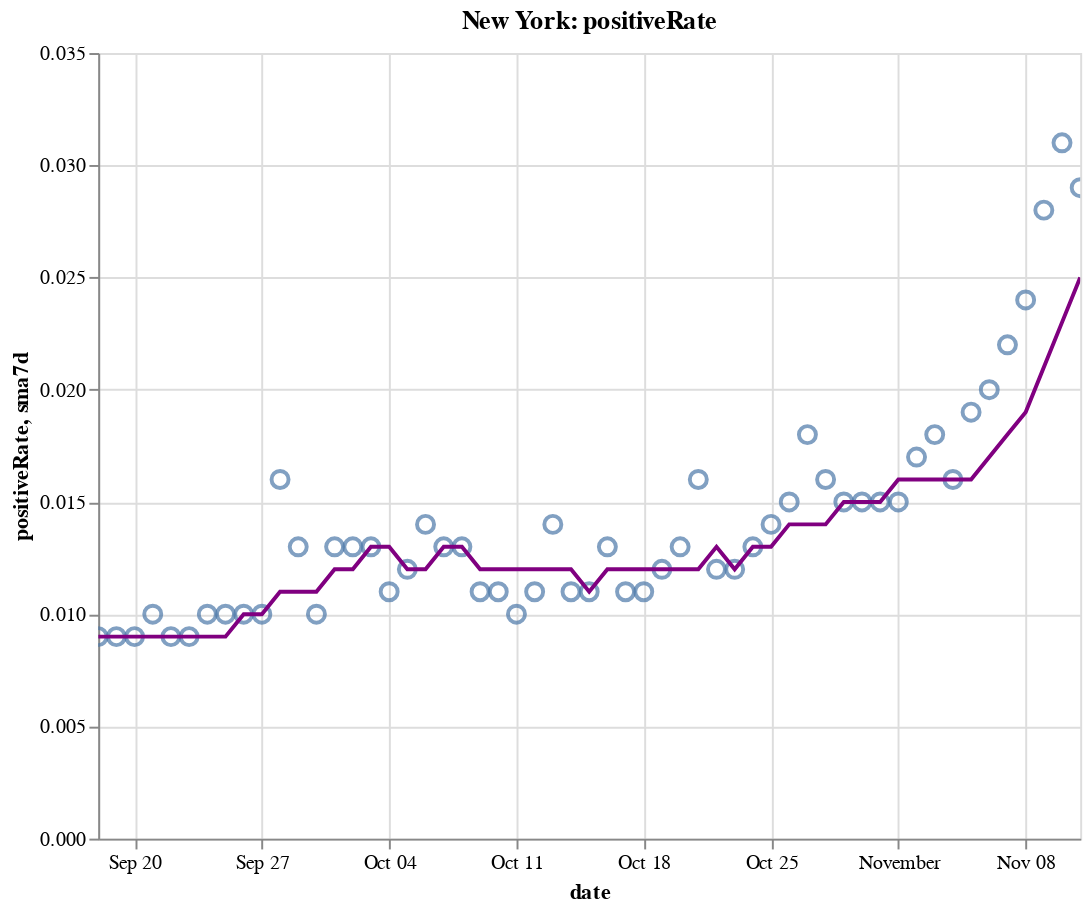

Write notebook code for a chart like this one.
### Code cell
create_plot(ny, 'positiveRate')

### Figure 1 — Vega-Lite specification as saved in the notebook (floating-point values rounded to 4 significant figures)
{"config": {"view": {"continuousWidth": 400, "continuousHeight": 300}}, "layer": [{"layer": [{"mark": {"type": "point", "size": 75}, "encoding": {"tooltip": [{"type": "temporal", "field": "date"}, {"type": "quantitative", "field": "positiveRate"}, {"type": "quantitative", "field": "sma7d"}], "x": {"type": "temporal", "field": "date"}, "y": {"type": "quantitative", "field": "positiveRate"}}, "selection": {"selector010": {"type": "interval", "bind": "scales", "encodings": ["x", "y"]}}}, {"mark": {"type": "line", "color": "purple"}, "encoding": {"x": {"type": "temporal", "field": "date"}, "y": {"type": "quantitative", "field": "sma7d"}}}]}, {"mark": {"type": "rule", "color": "#aaa"}, "encoding": {"x": {"type": "temporal", "field": "date"}}, "transform": [{"filter": {"selection": "selector009"}}]}, {"mark": "circle", "encoding": {"opacity": {"condition": {"value": 1, "selection": "selector009"}, "value": 0}, "tooltip": [{"type": "temporal", "field": "date"}, {"type": "quantitative", "field": "positiveRate"}, {"type": "quantitative", "field": "sma7d"}], "x": {"type": "temporal", "field": "date"}, "y": {"type": "quantitative", "field": "positiveRate"}}, "selection": {"selector009": {"type": "single", "encodings": ["x"], "on": "mouseover", "nearest": true, "empty": "none"}}}, {"mark": {"type": "text", "align": "left", "dx": 5, "dy": -5, "stroke": "white", "strokeWidth": 2}, "encoding": {"text": {"type": "quantitative", "field": "positiveRate"}, "tooltip": [{"type": "temporal", "field": "date"}, {"type": "quantitative", "field": "positiveRate"}, {"type": "quantitative", "field": "sma7d"}], "x": {"type": "temporal", "field": "date"}, "y": {"type": "quantitative", "field": "positiveRate"}}, "transform": [{"filter": {"selection": "selector009"}}]}, {"mark": {"type": "text", "align": "left", "dx": 5, "dy": -5}, "encoding": {"text": {"type": "quantitative", "field": "positiveRate"}, "tooltip": [{"type": "temporal", "field": "date"}, {"type": "quantitative", "field": "positiveRate"}, {"type": "quantitative", "field": "sma7d"}], "x": {"type": "temporal", "field": "date"}, "y": {"type": "quantitative", "field": "positiveRate"}}, "transform": [{"filter": {"selection": "selector009"}}]}], "data": {"name": "data-c852da030300e62aeab2cf479fe6b951"}, "height": 400, "title": "New York: positiveRate", "width": 500, "$schema": "https://vega.github.io/schema/vega-lite/v4.8.1.json", "datasets": {"data-c852da030300e62aeab2cf479fe6b951": [{"date": "2020-09-18T00:00:00", "totalTestResultsIncrease": 89730.0, "positiveIncrease": 790.0, "death": 25420.0, "deathIncrease": 10.0, "positiveRate": 0.009, "state": "New York", "sma7d": 0.009}, {"date": "2020-09-19T00:00:00", "totalTestResultsIncrease": 110400.0, "positiveIncrease": 986.0, "death": 25420.0, "deathIncrease": 2.0, "positiveRate": 0.009, "state": "New York", "sma7d": 0.009}, {"date": "2020-09-20T00:00:00", "totalTestResultsIncrease": 100400.0, "positiveIncrease": 862.0, "death": 25430.0, "deathIncrease": 2.0, "positiveRate": 0.009, "state": "New York", "sma7d": 0.009}, {"date": "2020-09-21T00:00:00", "totalTestResultsIncrease": 58320.0, "positiveIncrease": 573.0, "death": 25430.0, "deathIncrease": 1.0, "positiveRate": 0.01, "state": "New York", "sma7d": 0.009}, {"date": "2020-09-22T00:00:00", "totalTestResultsIncrease": 84000.0, "positiveIncrease": 754.0, "death": 25430.0, "deathIncrease": 4.0, "positiveRate": 0.009, "state": "New York", "sma7d": 0.009}, {"date": "2020-09-23T00:00:00", "totalTestResultsIncrease": 70930.0, "positiveIncrease": 665.0, "death": 25440.0, "deathIncrease": 5.0, "positiveRate": 0.009, "state": "New York", "sma7d": 0.009}, {"date": "2020-09-24T00:00:00", "totalTestResultsIncrease": 92950.0, "positiveIncrease": 955.0, "death": 25440.0, "deathIncrease": 2.0, "positiveRate": 0.01, "state": "New York", "sma7d": 0.009}, {"date": "2020-09-25T00:00:00", "totalTestResultsIncrease": 94820.0, "positiveIncrease": 908.0, "death": 25450.0, "deathIncrease": 7.0, "positiveRate": 0.01, "state": "New York", "sma7d": 0.009}, {"date": "2020-09-26T00:00:00", "totalTestResultsIncrease": 99950.0, "positiveIncrease": 1005.0, "death": 25450.0, "deathIncrease": 4.0, "positiveRate": 0.01, "state": "New York", "sma7d": 0.01}, {"date": "2020-09-27T00:00:00", "totalTestResultsIncrease": 84770.0, "positiveIncrease": 866.0, "death": 25460.0, "deathIncrease": 6.0, "positiveRate": 0.01, "state": "New York", "sma7d": 0.01}, {"date": "2020-09-28T00:00:00", "totalTestResultsIncrease": 52940.0, "positiveIncrease": 834.0, "death": 25470.0, "deathIncrease": 12.0, "positiveRate": 0.016, "state": "New York", "sma7d": 0.011}, {"date": "2020-09-29T00:00:00", "totalTestResultsIncrease": 88230.0, "positiveIncrease": 1189.0, "death": 25470.0, "deathIncrease": 2.0, "positiveRate": 0.013, "state": "New York", "sma7d": 0.011}, {"date": "2020-09-30T00:00:00", "totalTestResultsIncrease": 97960.0, "positiveIncrease": 1000.0, "death": 25480.0, "deathIncrease": 9.0, "positiveRate": 0.01, "state": "New York", "sma7d": 0.011}, {"date": "2020-10-01T00:00:00", "totalTestResultsIncrease": 109200.0, "positiveIncrease": 1382.0, "death": 25490.0, "deathIncrease": 11.0, "positiveRate": 0.013, "state": "New York", "sma7d": 0.012}, {"date": "2020-10-02T00:00:00", "totalTestResultsIncrease": 119500.0, "positiveIncrease": 1598.0, "death": 25500.0, "deathIncrease": 7.0, "positiveRate": 0.013, "state": "New York", "sma7d": 0.012}, {"date": "2020-10-03T00:00:00", "totalTestResultsIncrease": 134300.0, "positiveIncrease": 1731.0, "death": 25500.0, "deathIncrease": 8.0, "positiveRate": 0.013, "state": "New York", "sma7d": 0.013}, {"date": "2020-10-04T00:00:00", "totalTestResultsIncrease": 110300.0, "positiveIncrease": 1222.0, "death": 25520.0, "deathIncrease": 14.0, "positiveRate": 0.011, "state": "New York", "sma7d": 0.013}, {"date": "2020-10-05T00:00:00", "totalTestResultsIncrease": 76400.0, "positiveIncrease": 933.0, "death": 25530.0, "deathIncrease": 8.0, "positiveRate": 0.012, "state": "New York", "sma7d": 0.012}, {"date": "2020-10-06T00:00:00", "totalTestResultsIncrease": 96360.0, "positiveIncrease": 1393.0, "death": 25540.0, "deathIncrease": 9.0, "positiveRate": 0.014, "state": "New York", "sma7d": 0.012}, {"date": "2020-10-07T00:00:00", "totalTestResultsIncrease": 108200.0, "positiveIncrease": 1360.0, "death": 25540.0, "deathIncrease": 9.0, "positiveRate": 0.013, "state": "New York", "sma7d": 0.013}, {"date": "2020-10-08T00:00:00", "totalTestResultsIncrease": 145800.0, "positiveIncrease": 1836.0, "death": 25560.0, "deathIncrease": 10.0, "positiveRate": 0.013, "state": "New York", "sma7d": 0.013}, {"date": "2020-10-09T00:00:00", "totalTestResultsIncrease": 139300.0, "positiveIncrease": 1592.0, "death": 25560.0, "deathIncrease": 6.0, "positiveRate": 0.011, "state": "New York", "sma7d": 0.012}, {"date": "2020-10-10T00:00:00", "totalTestResultsIncrease": 134600.0, "positiveIncrease": 1447.0, "death": 25570.0, "deathIncrease": 8.0, "positiveRate": 0.011, "state": "New York", "sma7d": 0.012}, {"date": "2020-10-11T00:00:00", "totalTestResultsIncrease": 118300.0, "positiveIncrease": 1143.0, "death": 25570.0, "deathIncrease": 5.0, "positiveRate": 0.01, "state": "New York", "sma7d": 0.012}, {"date": "2020-10-12T00:00:00", "totalTestResultsIncrease": 91790.0, "positiveIncrease": 1029.0, "death": 25590.0, "deathIncrease": 13.0, "positiveRate": 0.011, "state": "New York", "sma7d": 0.012}, {"date": "2020-10-13T00:00:00", "totalTestResultsIncrease": 99070.0, "positiveIncrease": 1393.0, "death": 25600.0, "deathIncrease": 11.0, "positiveRate": 0.014, "state": "New York", "sma7d": 0.012}, {"date": "2020-10-14T00:00:00", "totalTestResultsIncrease": 111700.0, "positiveIncrease": 1232.0, "death": 25600.0, "deathIncrease": 7.0, "positiveRate": 0.011, "state": "New York", "sma7d": 0.012}, {"date": "2020-10-15T00:00:00", "totalTestResultsIncrease": 133200.0, "positiveIncrease": 1460.0, "death": 25620.0, "deathIncrease": 13.0, "positiveRate": 0.011, "state": "New York", "sma7d": 0.011}, {"date": "2020-10-16T00:00:00", "totalTestResultsIncrease": 136000.0, "positiveIncrease": 1707.0, "death": 25630.0, "deathIncrease": 10.0, "positiveRate": 0.013, "state": "New York", "sma7d": 0.012}, {"date": "2020-10-17T00:00:00", "totalTestResultsIncrease": 160000.0, "positiveIncrease": 1784.0, "death": 25640.0, "deathIncrease": 9.0, "positiveRate": 0.011, "state": "New York", "sma7d": 0.012}, {"date": "2020-10-18T00:00:00", "totalTestResultsIncrease": 128800.0, "positiveIncrease": 1390.0, "death": 25640.0, "deathIncrease": 7.0, "positiveRate": 0.011, "state": "New York", "sma7d": 0.012}, {"date": "2020-10-19T00:00:00", "totalTestResultsIncrease": 82010.0, "positiveIncrease": 998.0, "death": 25660.0, "deathIncrease": 15.0, "positiveRate": 0.012, "state": "New York", "sma7d": 0.012}, {"date": "2020-10-20T00:00:00", "totalTestResultsIncrease": 90540.0, "positiveIncrease": 1201.0, "death": 25670.0, "deathIncrease": 13.0, "positiveRate": 0.013, "state": "New York", "sma7d": 0.012}, {"date": "2020-10-21T00:00:00", "totalTestResultsIncrease": 124800.0, "positiveIncrease": 2026.0, "death": 25680.0, "deathIncrease": 7.0, "positiveRate": 0.016, "state": "New York", "sma7d": 0.012}, {"date": "2020-10-22T00:00:00", "totalTestResultsIncrease": 135300.0, "positiveIncrease": 1628.0, "death": 25690.0, "deathIncrease": 15.0, "positiveRate": 0.012, "state": "New York", "sma7d": 0.013}, {"date": "2020-10-23T00:00:00", "totalTestResultsIncrease": 141500.0, "positiveIncrease": 1637.0, "death": 25700.0, "deathIncrease": 11.0, "positiveRate": 0.012, "state": "New York", "sma7d": 0.012}, {"date": "2020-10-24T00:00:00", "totalTestResultsIncrease": 156900.0, "positiveIncrease": 2061.0, "death": 25720.0, "deathIncrease": 13.0, "positiveRate": 0.013, "state": "New York", "sma7d": 0.013}, {"date": "2020-10-25T00:00:00", "totalTestResultsIncrease": 120800.0, "positiveIncrease": 1632.0, "death": 25730.0, "deathIncrease": 12.0, "positiveRate": 0.014, "state": "New York", "sma7d": 0.013}, {"date": "2020-10-26T00:00:00", "totalTestResultsIncrease": 82120.0, "positiveIncrease": 1191.0, "death": 25740.0, "deathIncrease": 12.0, "positiveRate": 0.015, "state": "New York", "sma7d": 0.014}, {"date": "2020-10-27T00:00:00", "totalTestResultsIncrease": 111600.0, "positiveIncrease": 1991.0, "death": 25760.0, "deathIncrease": 16.0, "positiveRate": 0.018, "state": "New York", "sma7d": 0.014}, {"date": "2020-10-28T00:00:00", "totalTestResultsIncrease": 129700.0, "positiveIncrease": 2031.0, "death": 25770.0, "deathIncrease": 15.0, "positiveRate": 0.016, "state": "New York", "sma7d": 0.014}, {"date": "2020-10-29T00:00:00", "totalTestResultsIncrease": 168400.0, "positiveIncrease": 2499.0, "death": 25790.0, "deathIncrease": 19.0, "positiveRate": 0.015, "state": "New York", "sma7d": 0.015}, {"date": "2020-10-30T00:00:00", "totalTestResultsIncrease": 146900.0, "positiveIncrease": 2255.0, "death": 25800.0, "deathIncrease": 12.0, "positiveRate": 0.015, "state": "New York", "sma7d": 0.015}, {"date": "2020-10-31T00:00:00", "totalTestResultsIncrease": 137000.0, "positiveIncrease": 2049.0, "death": 25810.0, "deathIncrease": 3.0, "positiveRate": 0.015, "state": "New York", "sma7d": 0.015}, {"date": "2020-11-01T00:00:00", "totalTestResultsIncrease": 148900.0, "positiveIncrease": 2255.0, "death": 25820.0, "deathIncrease": 17.0, "positiveRate": 0.015, "state": "New York", "sma7d": 0.016}, {"date": "2020-11-02T00:00:00", "totalTestResultsIncrease": 96100.0, "positiveIncrease": 1633.0, "death": 25840.0, "deathIncrease": 14.0, "positiveRate": 0.017, "state": "New York", "sma7d": 0.016}, {"date": "2020-11-03T00:00:00", "totalTestResultsIncrease": 127900.0, "positiveIncrease": 2321.0, "death": 25850.0, "deathIncrease": 15.0, "positiveRate": 0.018, "state": "New York", "sma7d": 0.016}, {"date": "2020-11-04T00:00:00", "totalTestResultsIncrease": 133500.0, "positiveIncrease": 2126.0, "death": 25870.0, "deathIncrease": 15.0, "positiveRate": 0.016, "state": "New York", "sma7d": 0.016}, {"date": "2020-11-05T00:00:00", "totalTestResultsIncrease": 161000.0, "positiveIncrease": 2997.0, "death": 25890.0, "deathIncrease": 24.0, "positiveRate": 0.019, "state": "New York", "sma7d": 0.016}, {"date": "2020-11-06T00:00:00", "totalTestResultsIncrease": 160700.0, "positiveIncrease": 3209.0, "death": 25910.0, "deathIncrease": 18.0, "positiveRate": 0.02, "state": "New York", "sma7d": 0.017}, {"date": "2020-11-07T00:00:00", "totalTestResultsIncrease": 163300.0, "positiveIncrease": 3587.0, "death": 25930.0, "deathIncrease": 18.0, "positiveRate": 0.022, "state": "New York", "sma7d": 0.018}, {"date": "2020-11-08T00:00:00", "totalTestResultsIncrease": 145600.0, "positiveIncrease": 3428.0, "death": 25950.0, "deathIncrease": 19.0, "positiveRate": 0.024, "state": "New York", "sma7d": 0.019}, {"date": "2020-11-09T00:00:00", "totalTestResultsIncrease": 111400.0, "positiveIncrease": 3144.0, "death": 25970.0, "deathIncrease": 26.0, "positiveRate": 0.028, "state": "New York", "sma7d": 0.021}, {"date": "2020-11-10T00:00:00", "totalTestResultsIncrease": 128000.0, "positiveIncrease": 3965.0, "death": 26000.0, "deathIncrease": 32.0, "positiveRate": 0.031, "state": "New York", "sma7d": 0.023}, {"date": "2020-11-11T00:00:00", "totalTestResultsIncrease": 164300.0, "positiveIncrease": 4820.0, "death": 26030.0, "deathIncrease": 21.0, "positiveRate": 0.029, "state": "New York", "sma7d": 0.025}]}}
